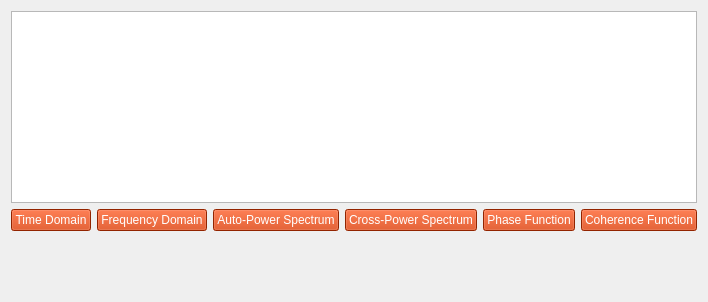
      <widget class="QWidget" name="visualize_tab">
       <attribute name="title">
        <string>Data Visualization</string>
       </attribute>
       <layout class="QVBoxLayout" name="verticalLayout_4">
        <item>
         <widget class="QTreeView" name="visualization_treeView">
          <property name="showDropIndicator" stdset="0">
           <bool>true</bool>
          </property>
          <attribute name="headerVisible">
           <bool>false</bool>
          </attribute>
         </widget>
        </item>
        <item>
         <layout class="QHBoxLayout" name="visualize_tab_button_layout">
          <item>
           <widget class="QPushButton" name="visualize_tab_TIME_button">
            <property name="styleSheet">
             <string notr="true">background-color:rgb(204, 51, 0);
														color: rgb(255, 255, 255);
														font: 12pt &quot;MS Shell Dlg 2&quot;;
													</string>
            </property>
            <property name="text">
             <string>Time Domain</string>
            </property>
           </widget>
          </item>
          <item>
           <widget class="QPushButton" name="visualize_tab_FFT_button">
            <property name="styleSheet">
             <string notr="true">background-color:rgb(204, 51, 0);
														color: rgb(255, 255, 255);
														font: 12pt &quot;MS Shell Dlg 2&quot;;
													</string>
            </property>
            <property name="text">
             <string>Frequency Domain</string>
            </property>
           </widget>
          </item>
          <item>
           <widget class="QPushButton" name="visualize_tab_APS_button">
            <property name="styleSheet">
             <string notr="true">background-color:rgb(204, 51, 0);
														color: rgb(255, 255, 255);
														font: 12pt &quot;MS Shell Dlg 2&quot;;
													</string>
            </property>
            <property name="text">
             <string>Auto-Power Spectrum</string>
            </property>
           </widget>
          </item>
          <item>
           <widget class="QPushButton" name="visualize_tab_XPS_button">
            <property name="styleSheet">
             <string notr="true">background-color:rgb(204, 51, 0);
														color: rgb(255, 255, 255);
														font: 12pt &quot;MS Shell Dlg 2&quot;;
													</string>
            </property>
            <property name="text">
             <string>Cross-Power Spectrum</string>
            </property>
           </widget>
          </item>
          <item>
           <widget class="QPushButton" name="visualize_tab_PHASE_button">
            <property name="styleSheet">
             <string notr="true">background-color:rgb(204, 51, 0);
														color: rgb(255, 255, 255);
														font: 12pt &quot;MS Shell Dlg 2&quot;;
													</string>
            </property>
            <property name="text">
             <string>Phase Function</string>
            </property>
           </widget>
          </item>
          <item>
           <widget class="QPushButton" name="visualize_tab_COHERE_button">
            <property name="styleSheet">
             <string notr="true">background-color:rgb(204, 51, 0);
														color: rgb(255, 255, 255);
														font: 12pt &quot;MS Shell Dlg 2&quot;;
													</string>
            </property>
            <property name="text">
             <string>Coherence Function</string>
            </property>
           </widget>
          </item>
         </layout>
        </item>
        <item>
         <spacer name="horizontalSpacer_3">
          <property name="orientation">
           <enum>Qt::Horizontal</enum>
          </property>
          <property name="sizeHint" stdset="0">
           <size>
            <width>40</width>
            <height>20</height>
           </size>
          </property>
         </spacer>
        </item>
        <item>
         <spacer name="horizontalSpacer_2">
          <property name="orientation">
           <enum>Qt::Horizontal</enum>
          </property>
          <property name="sizeHint" stdset="0">
           <size>
            <width>40</width>
            <height>20</height>
           </size>
          </property>
         </spacer>
        </item>
        <item>
         <spacer name="horizontalSpacer">
          <property name="orientation">
           <enum>Qt::Horizontal</enum>
          </property>
          <property name="sizeHint" stdset="0">
           <size>
            <width>40</width>
            <height>20</height>
           </size>
          </property>
         </spacer>
        </item>
       </layout>
      </widget>
